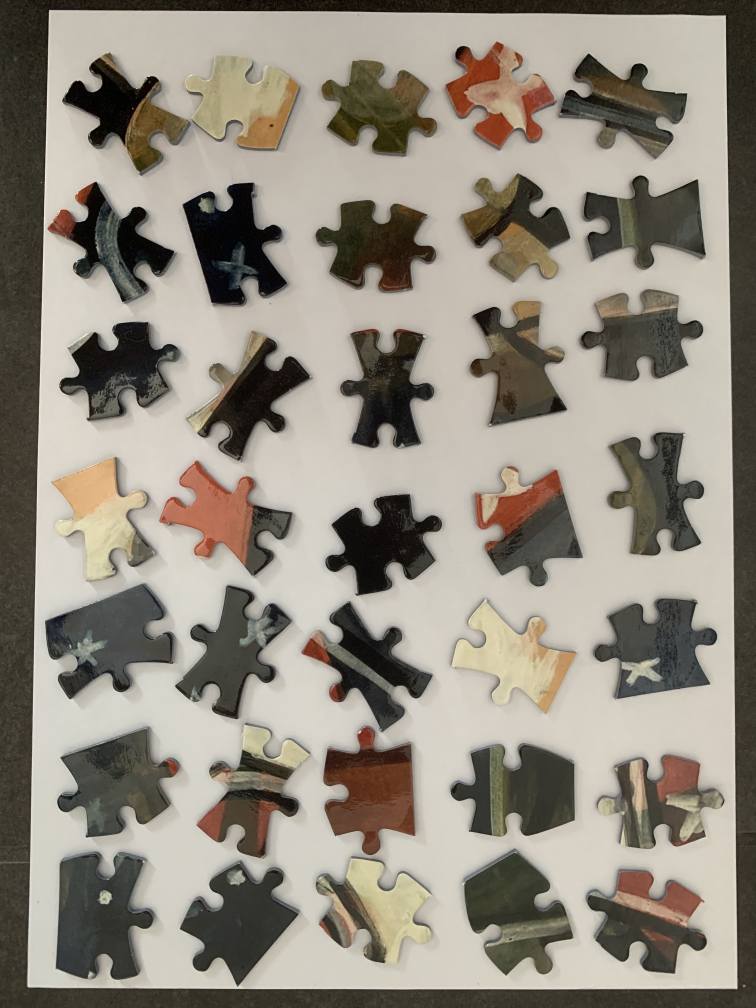
#> input picture input/IMG_3852.jpg, 3024 x 4032 px (shown at 1/4 size); its folder holds only this picture in this run
$ jupyter execute --allow-errors puzzle-image-processing.ipynb   (older library calls are emulated)
#> lines starting #> are read from the running program, lines starting #| are printed output that depends on the picture; after the words box and inside, x2 and y2 are one past the last pixel; in counts of white or black regions, pixels touching at a corner belong together
#> further down, img is the input picture: shape (4032, 3024, 3); mean B, G, R 127.6, 139.5, 146.1
[cell 1]
import numpy as np
import cv2, operator
from matplotlib import pyplot as plt
from glob import glob

def show(img):
    plt.figure(figsize=(8, 6), dpi=80)
    plt.axis("off")
    plt.imshow(cv2.cvtColor(img, cv2.COLOR_BGR2RGB))

def white_balance(img):
    result = cv2.cvtColor(img, cv2.COLOR_BGR2LAB)
    avg_a = np.average(result[:, :, 1])
    avg_b = np.average(result[:, :, 2])
    result[:, :, 1] = result[:, :, 1] - ((avg_a - 128) * (result[:, :, 0] / 255.0) * 1.1)
    result[:, :, 2] = result[:, :, 2] - ((avg_b - 128) * (result[:, :, 0] / 255.0) * 1.1)
    result = cv2.cvtColor(result, cv2.COLOR_LAB2BGR)
    return result

def clockwise_corners(corners):
    corners_ordered = sorted(corners, key=lambda x: x[0]+x[1])
    ret = []
    ret.append(corners_ordered[0])
    corners_ordered = sorted(corners_ordered[1:], key=lambda x: x[1])
    ret.append(corners_ordered[0])
    corners_ordered = sorted(corners_ordered[1:], key=lambda x: -x[0]-x[1])
    ret.append(corners_ordered[0])
    ret.append(corners_ordered[1])
    return ret

def warpBox(image,
            box,
            target_height=None,
            target_width=None,
            return_transform=False):
    """Warp a boxed region in an image given by a set of four points into
    a rectangle with a specified width and height. Useful for taking crops
    of distorted or rotated text.
    Args:
        image: The image from which to take the box
        box: A list of four points starting in the top left
            corner and moving clockwise.
        target_height: The height of the output rectangle
        target_width: The width of the output rectangle
        return_transform: Whether to return the transformation
            matrix with the image.
    """
    box = np.float32(clockwise_corners(box))
    w, h = image.shape[1], image.shape[0]
    assert (
        (target_width is None and target_height is None)
        or (target_width is not None and target_height is not None)), \
            'Either both or neither of target width and height must be provided.'
    if target_width is None and target_height is None:
        target_width = w
        target_height = h
    M = cv2.getPerspectiveTransform(src=box, dst=np.array([[0, 0], [target_width, 0], [target_width, target_height], [0, target_height]]).astype('float32'))
    full = cv2.warpPerspective(image, M, dsize=(int(target_width), int(target_height)))
    if return_transform:
        return full, M
    return full

import scipy.ndimage as ndimage

def get_tile_corners(mask):
    canny = cv2.Canny(mask, 100, 255, 1)
    corners = cv2.goodFeaturesToTrack(canny, 30, 0.1, 100)
    corners = [tuple(corner.flatten()) for corner in corners]
    tile_center = ndimage.center_of_mass(mask)
    tile_center = tuple(np.round(tile_center).astype(np.int))

    def distance(c1, c2):
        return (c1[0]-c2[0]) ** 2 + (c1[1]-c2[1]) ** 2

    lt, rt, rb, lb = tile_center, tile_center, tile_center, tile_center
    lt_d, rt_d, rb_d, lb_d = 0, 0, 0, 0
    for corner in corners:
        if corner[0] < tile_center[0] and corner[1] < tile_center[1] and distance(corner, tile_center) > lt_d:
            lt = corner
            lt_d = distance(corner, tile_center)
        if corner[0] < tile_center[0] and corner[1] > tile_center[1] and distance(corner, tile_center) > rt_d:
            rt = corner
            rt_d = distance(corner, tile_center)
        if corner[0] > tile_center[0] and corner[1] > tile_center[1] and distance(corner, tile_center) > rb_d:
            rb = corner
            rb_d = distance(corner, tile_center)
        if corner[0] > tile_center[0] and corner[1] < tile_center[1] and distance(corner, tile_center) > lb_d:
            lb = corner
            lb_d = distance(corner, tile_center)
    return np.array([lt, rt, rb, lb], dtype=int)

def get_warp_image(img, margin=9):
#> called with margin = 20
    orig_width = len(img[0])
#> orig_width = 3024
    orig_height = len(img)
#> orig_height = 4032
    target = 800
    scale = target/orig_width if orig_height > orig_width else target/orig_height
#> scale = 0.265

    resized = cv2.resize(img, None, fx=scale, fy=scale)
    img_balanced = white_balance(resized)
#> in white_balance, `avg_a = np.average(result[:, :, 1])`: avg_a = 128.5
#> in white_balance, `avg_b = np.average(result[:, :, 2])`: avg_b = 135.5
    blurred = blur(img_balanced)
    hsv = cv2.cvtColor(blurred, cv2.COLOR_BGR2HSV)
#> hsv: shape (1067, 800, 3); mean H, S, V 63.1, 26.5, 143.8
    h,s,v = cv2.split(hsv)
    edges = cv2.threshold(s, 15, 255, cv2.THRESH_BINARY_INV)[1]
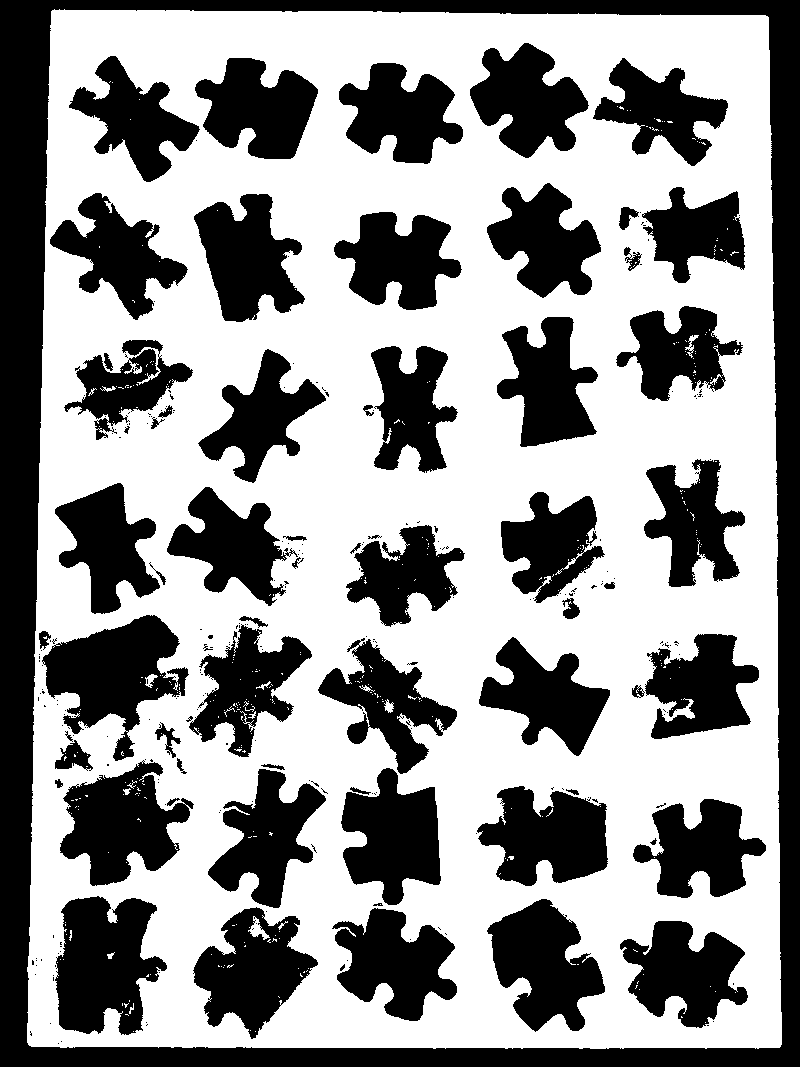
#> edges: shape (1067, 800); 57.6% white; 270 black regions (204 under 20 px), largest, box (x1, y1, x2, y2) and area: (0, 0, 800, 1067) 89684, (55, 896, 167, 1035) 10800, (42, 615, 189, 761) 10474

    contour_info = [(c, cv2.contourArea(c),) for c in cv2.findContours(edges, cv2.RETR_LIST, cv2.CHAIN_APPROX_NONE)[0]]
#> contour_info = 935 items
    mask = np.zeros(list(map(operator.add, edges.shape, (margin*2,margin*2,0))), dtype = np.uint8)
    for contour in contour_info:
        mask = cv2.fillConvexPoly(mask, contour[0]+margin, (255))
#> this loop made 935 passes
#> contour on passes 1, 2, 4: ([[57, 1043], [58, 1042], [59, 1043], [58, 1044]], 2), ([[60, 1041], [61, 1040], [62, 1041], [61, 1042]], 2), ([[255, 1031]], 0)
#> mask: shape (1107, 840); 82.2% white; 1 black region, box (x1, y1, x2, y2) and area: (0, 0, 840, 1107) 165964
    corners = get_tile_corners(mask)
#> in get_tile_corners, `corners = cv2.goodFeaturesToTrack(canny, 30, 0.1, 100)`: corners = 23 rows, first 8: [799, 1065], [788, 36], [48, 1065], [71, 30], [530, 1067], [50, 845], [797, 813], [52, 733]
#> in get_tile_corners, `corners = [tuple(corner.flatten()) for corner in corners]`: corners = [(799, 1065), (788, 36), (48, 1065), (71, 30), (530, 1067), (50, 845), (797, 813), (52, 733), (796, 543), (793, 378), (65, 172), (178, 1066), (528, 33), (399, 31), (185, 29), (790, 208), (644, 1068), (48, 963), (55, 623), (58, 523), (60, 409), (63, 293), (636, 34)]
#> in get_tile_corners, `tile_center = ndimage.center_of_mass(mask)`: tile_center = (553.9, 426.4)
#> in get_tile_corners, `tile_center = tuple(np.round(tile_center).astype(np.int))`: tile_center = (554, 426)
#> the loop in get_tile_corners, `for corner in corners:` made 23 passes
#> (rb, rb_d) on pass 1: ((799, 1065), 468346)
#> after the loop in get_tile_corners, `for corner in corners:`: lb_d = 206856; lt_d = 390105; rb_d = 468346; rt_d = 664357
#> corners = [[71, 30], [48, 1065], [799, 1065], [788, 36]]
    corners = [tuple((corner-margin)/scale) for corner in corners]
#> corners = [(192.8, 37.8), (105.8, 3950.1), (2944.6, 3950.1), (2903, 60.48)]

    return warpBox(img,corners)
#> in clockwise_corners, `corners_ordered = sorted(corners, key=lambda x: x[0]+x[1])`: corners_ordered = [(192.8, 37.8), (2903, 60.48), (105.8, 3950.1), (2944.6, 3950.1)]
#> in clockwise_corners, `corners_ordered = sorted(corners_ordered[1:], key=lambda x: x[1])`: corners_ordered = [(2903, 60.48), (105.8, 3950.1), (2944.6, 3950.1)]
#> in clockwise_corners, `corners_ordered = sorted(corners_ordered[1:], key=lambda x: -x[0]-x[1])`: corners_ordered = [(2944.6, 3950.1), (105.8, 3950.1)]
#> in warpBox, `box = np.float32(clockwise_corners(box))`: box = [[192.8, 37.8], [2903, 60.48], [2944.6, 3950.1], [105.8, 3950.1]]
#> in warpBox, `M = cv2.getPerspectiveTransform(src=box, dst=np.array([[0, 0], [target..`: M = [[1.11, 0.0246, -214.7], [-0.00903, 1.08, -39.06], [-2.24e-06, 1.21e-05, 1]]
#> in warpBox, `full = cv2.warpPerspective(image, M, dsize=(int(target_width), int(tar..`:
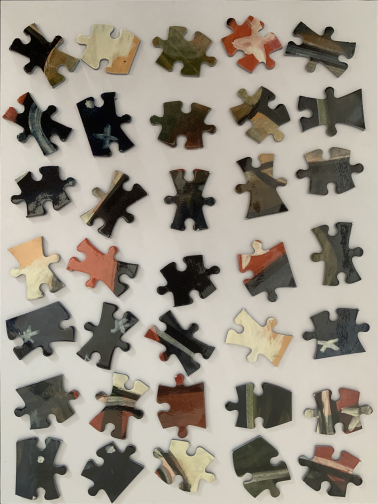
#> full: shape (4032, 3024, 3) (shown at 1/8 size); mean B, G, R 137.9, 150, 157

def blur(img, filter_size=9):
    return cv2.GaussianBlur(img, (filter_size, filter_size), 0)

img_paths = glob("input/*.jpg")

[cell 2]
img_path = "input/IMG_3852_boundary.png"
img_path = img_paths[0]

img = cv2.imread(img_path)
img_warped = get_warp_image(img, margin=20)
img_balanced = white_balance(img_warped)

[cell 3]
show(img_balanced)

[cell 4]
blurred = blur(img_balanced)
hsv = cv2.cvtColor(blurred, cv2.COLOR_BGR2HSV)
#> hsv: shape (4032, 3024, 3); mean H, S, V 67.3, 26.3, 155
h,s,v = cv2.split(hsv)
#> h: shape (4032, 3024)
#> s: shape (4032, 3024)
#> v: shape (4032, 3024)

edges = cv2.threshold(s, 20, 100, cv2.THRESH_BINARY_INV)[1]
#> edges: shape (4032, 3024); values 0 (black) and 100 (white), 68.4% white; 4211 black regions (3765 under 20 px), largest, box (x1, y1, x2, y2) and area: (612, 736, 1076, 1250) 137395, (1849, 3484, 2323, 3984) 135682, (122, 3485, 541, 3993) 134827

contour_info = [(c, cv2.contourArea(c),) for c in cv2.findContours(edges, cv2.RETR_LIST, cv2.CHAIN_APPROX_NONE)[0]]
#> contour_info = 17309 items

image_area = img_balanced.shape[0] * img_balanced.shape[1]
max_area = 0.50
max_area = max_area * image_area

mask = np.ones(edges.shape, dtype = np.uint8)*255
for contour in contour_info:
    if contour[1] < max_area:
        mask = cv2.fillConvexPoly(mask, contour[0], (0))
#> this loop made 17309 passes
#> contour on passes 1 to 3: ([[895, 4004], [896, 4003], [897, 4004], [896, 4005]], 2), ([[899, 4003], [900, 4002], [901, 4003], [900, 4004]], 2), ([[891, 3998], [892, 3997], [893, 3998], [892, 3999]], 2)
#> pass 1, `mask = cv2.fillConvexPoly(mask, contour[0], (0))`:
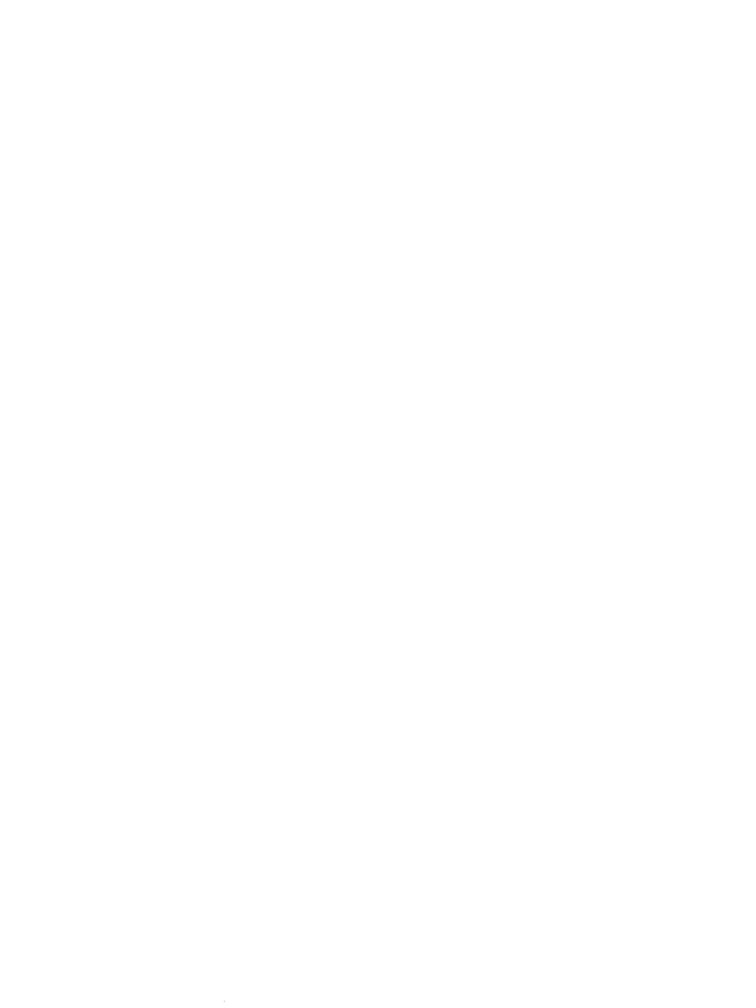
#> mask: shape (4032, 3024) (shown at 1/4 size); 100% white; black in thin lines or dots, all inside (x1, y1, x2, y2) = (895, 4003, 898, 4006)
#> after the loop:
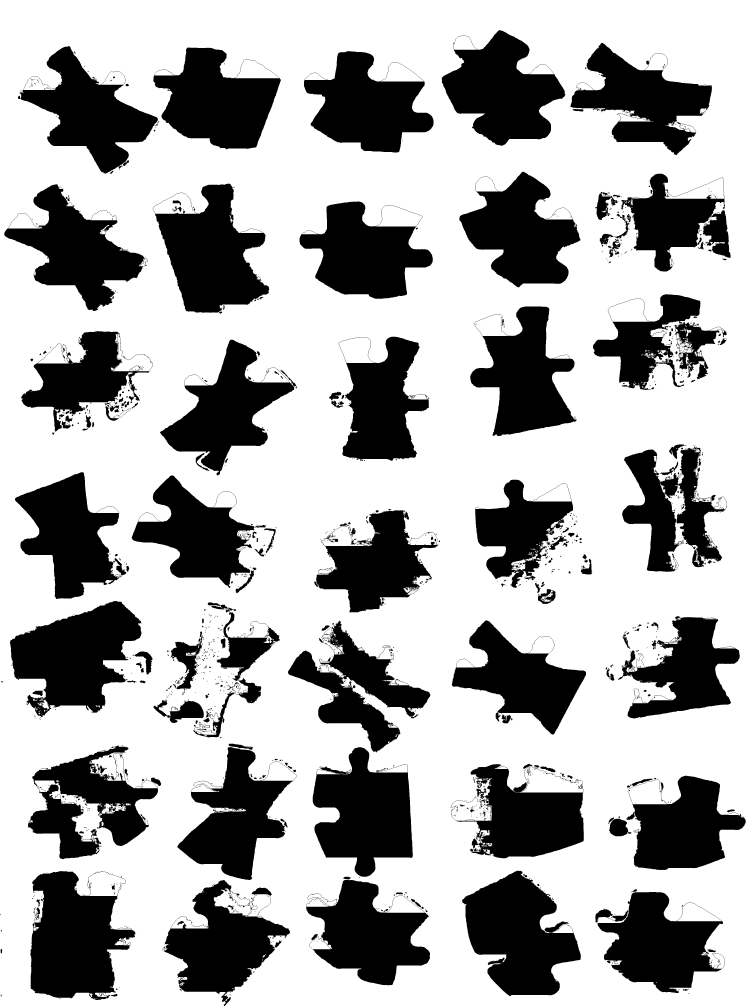
#> mask: shape (4032, 3024) (shown at 1/4 size); 67.3% white; 1468 black regions (1066 under 20 px), largest, box (x1, y1, x2, y2) and area: (1848, 3483, 2324, 3985) 144927, (121, 3484, 542, 4000) 144494, (40, 2404, 566, 2868) 143244

[cell 5]
show(mask)

[cell 6]
colors = []
for _ in range(20000):
    i, j = np.random.randint(0, len(mask)), np.random.randint(0, len(mask[0]))
    if mask[i][j] > 0:
        colors.append(img_balanced[i][j])
#> this loop made 20000 passes
#> (i, j) on passes 1 to 3: (2732, 2607), (1653, 835), (763, 1731)
#> after the loop, colors = 13482 items, first 6: [158, 163, 151], [188, 188, 188], [182, 181, 175], [196, 197, 194], [76, 76, 70], [210, 211, 208]

c_var = np.var(colors, axis=0)
#> c_var = [1702.9, 1589.9, 1505.4]

[cell 7]
from sklearn.cluster import KMeans

def centroid_histogram(clt):
    numLabels = np.arange(0, len(np.unique(clt.labels_)) + 1)
    (hist, _) = np.histogram(clt.labels_, bins = numLabels)
    hist = hist.astype("float")
    hist /= hist.sum()
    return hist

def plot_colors(hist, centroids):
    bar = np.zeros((50, 300, 3), dtype = "uint8")
    startX = 0
    for (percent, color) in zip(hist, centroids):
        endX = startX + (percent * 300)
        cv2.rectangle(bar, (int(startX), 0), (int(endX), 50),
            color.astype("uint8").tolist(), -1)
        startX = endX
    return bar

[cell 8]
clt = KMeans(n_clusters = 40)
clt.fit(colors)
hist = centroid_histogram(clt)
bar = plot_colors(hist, clt.cluster_centers_)

[cell 9]
plt.figure()
plt.axis("off")
plt.imshow(bar)
plt.show()

[cell 10]
img_overlap = np.zeros(mask.shape, dtype = "uint8")
for c_mean in clt.cluster_centers_:
    m = cv2.inRange(img_balanced, c_mean-0.2*np.sqrt(c_var), c_mean+0.2*np.sqrt(c_var))
    v = np.sum((255-m == 0)*(255-mask == 0))/np.sum((255-m == 0))
    # verify the color not in the puzzle blocks
    if v > 0.8:
        img_overlap |= m
#> this loop made 40 passes
#> v on passes 1 to 8: 1, 0.2, 0.982, 0.672, 0.858, 0.997, 0.143, 0.123
#> pass 2, `m = cv2.inRange(img_balanced, c_mean-0.2*np.sqrt(c_var), c_mean+0.2*np..`:
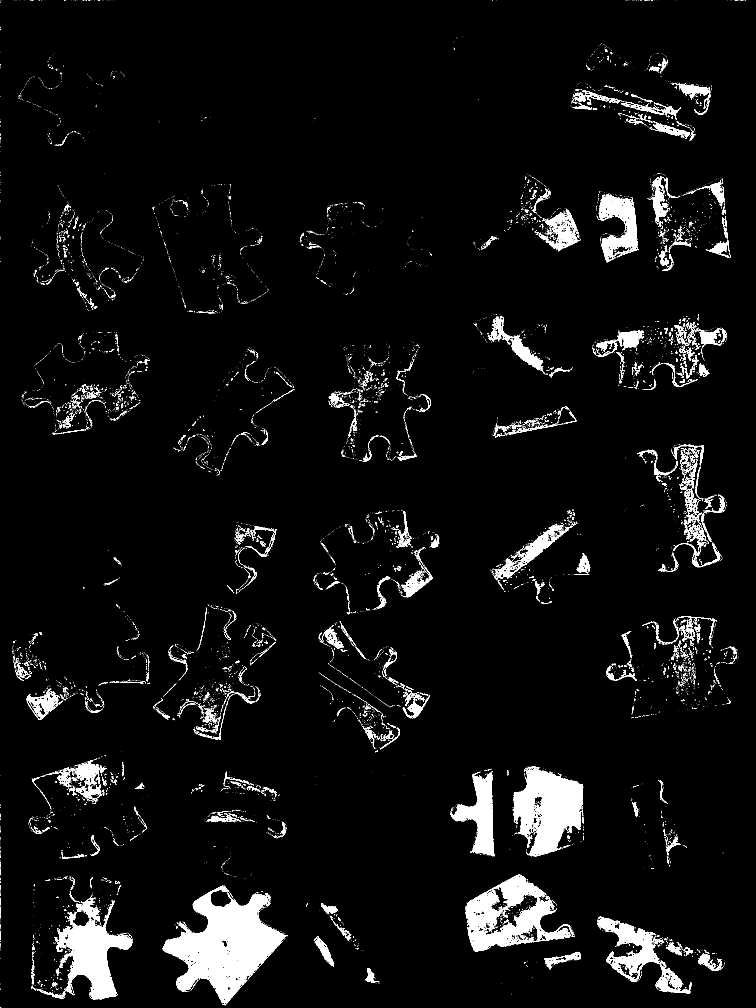
#> m: shape (4032, 3024) (shown at 1/4 size); 4.5% white; 12929 white regions (11902 under 20 px), largest, box (x1, y1, x2, y2) and area: (650, 3542, 1146, 4021) 103998, (2053, 3065, 2333, 3426) 59418, (224, 3599, 530, 3999) 48855
#> (the rest of the program and of its run is left out)
